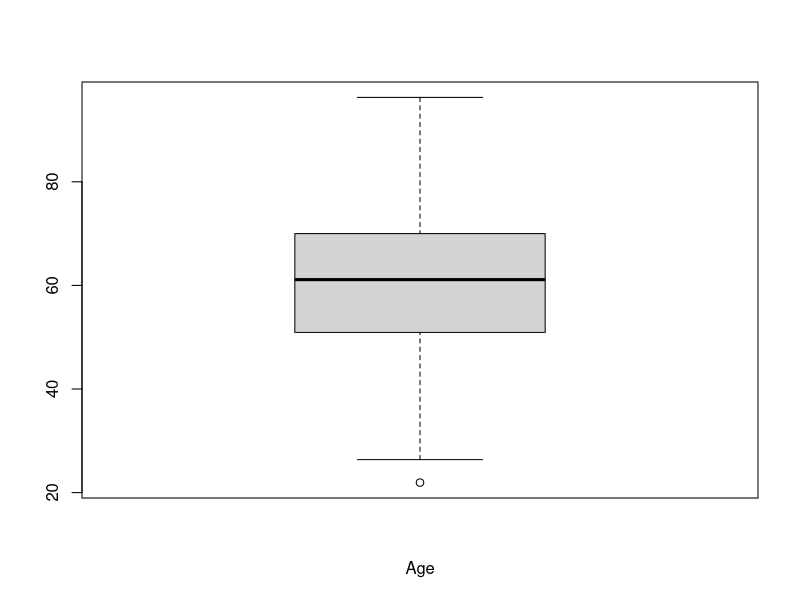
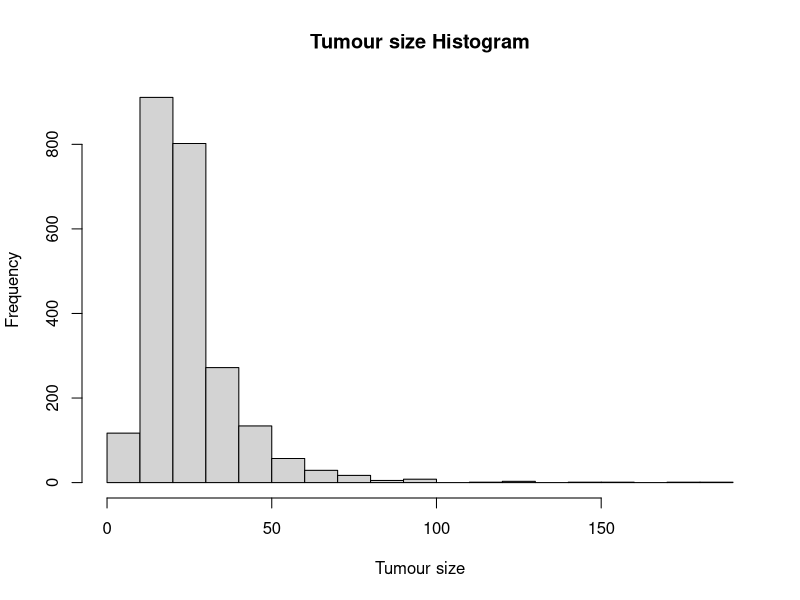
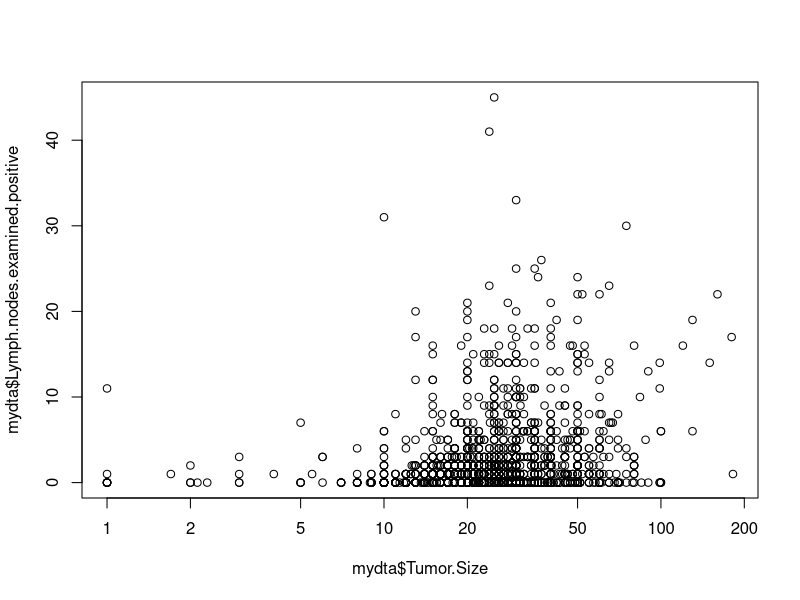
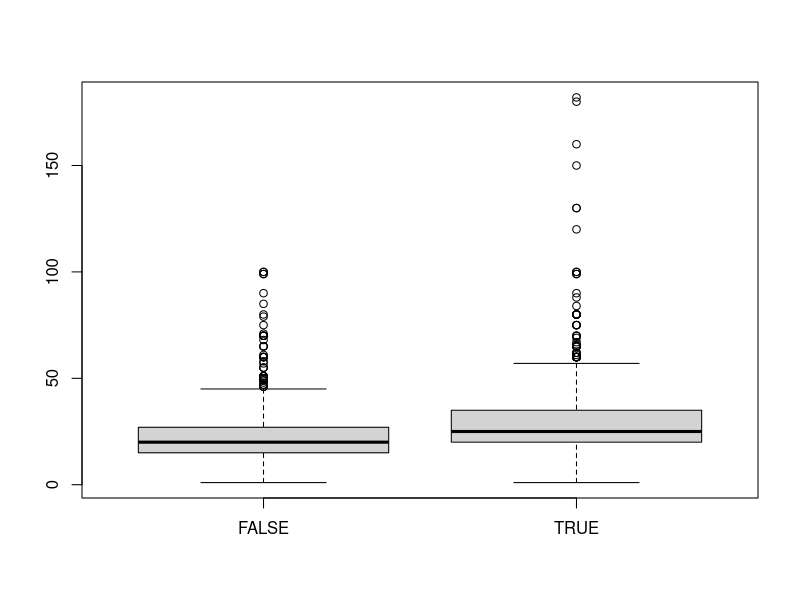

Source code (R) for these figures, in order:
mydta = read.delim("brca_metabric_clinical_data.tsv", sep="\t")

head(mydta)

summary(mydta)

boxplot(mydta$Age.at.Diagnosis, xlab="Age")

hist(mydta$Tumor.Size, xlab="Tumour size", main="Tumour size Histogram")

plot(mydta$Tumor.Size, mydta$Lymph.nodes.examined.positive, log="x")
 
mydta$LNpos =  mydta$Lymph.nodes.examined.positive >0

cor.test(mydta$Tumor.Size, mydta$Lymph.nodes.examined.positive, method="spearman")

boxplot(split(mydta$Tumor.Size, mydta$LNpos))

tapply(mydta$Tumor.Size, mydta$LNpos, summary)

mysize_pos = subset(mydta$Tumor.Size, mydta$LNpos)

mysize_neg = subset(mydta$Tumor.Size, !mydta$LNpos)

summary(mysize_pos)

summary(mysize_neg)

wilcox.test(mysize_pos, mysize_neg)

npos = c(sum(mysize_neg>20, na.rm=TRUE), sum(mysize_pos>20, na.rm=TRUE))

ntot = c(sum(!is.na(mysize_neg)), sum(!is.na(mysize_pos)))

## number size >20mm
npos

## number with size available
ntot

## proportion
npos / ntot

prop.test(npos, ntot)
